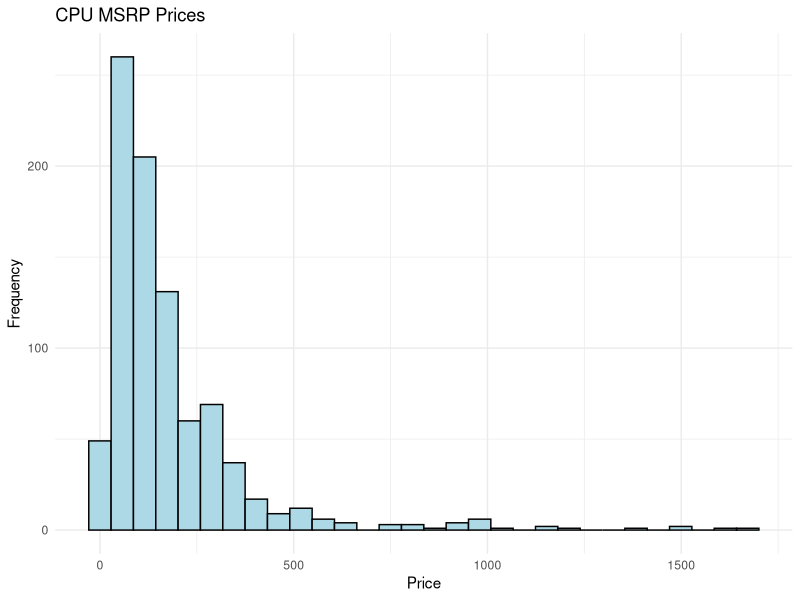
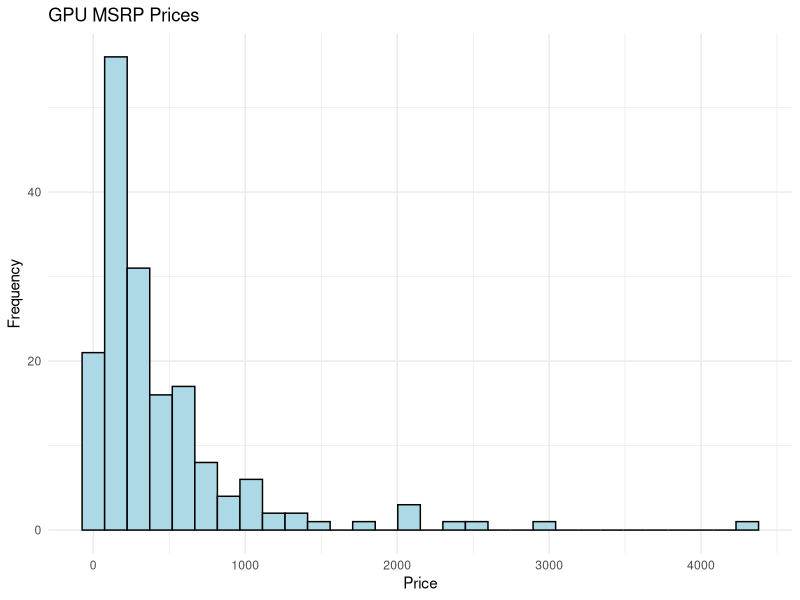
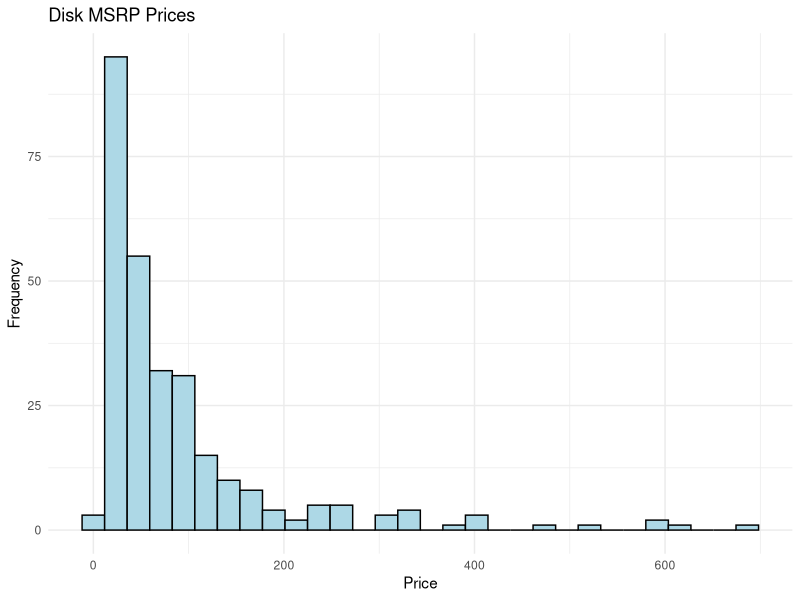
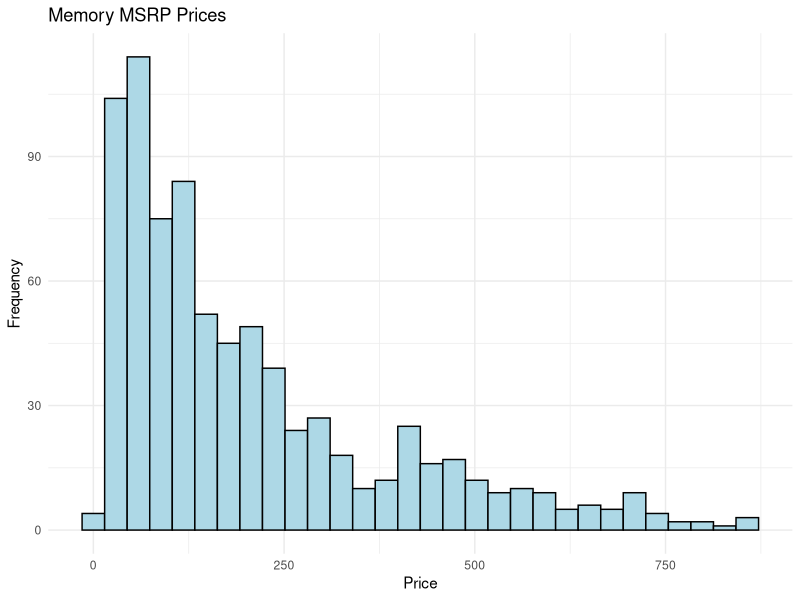
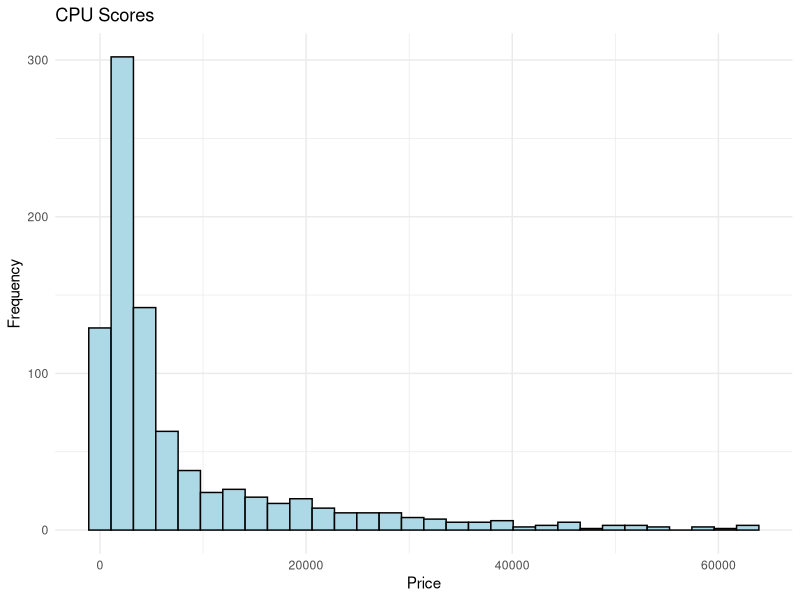
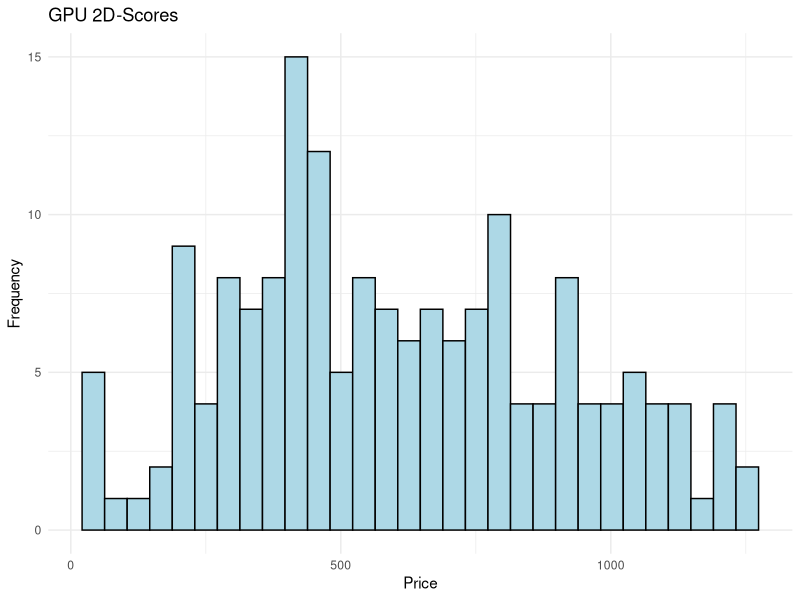
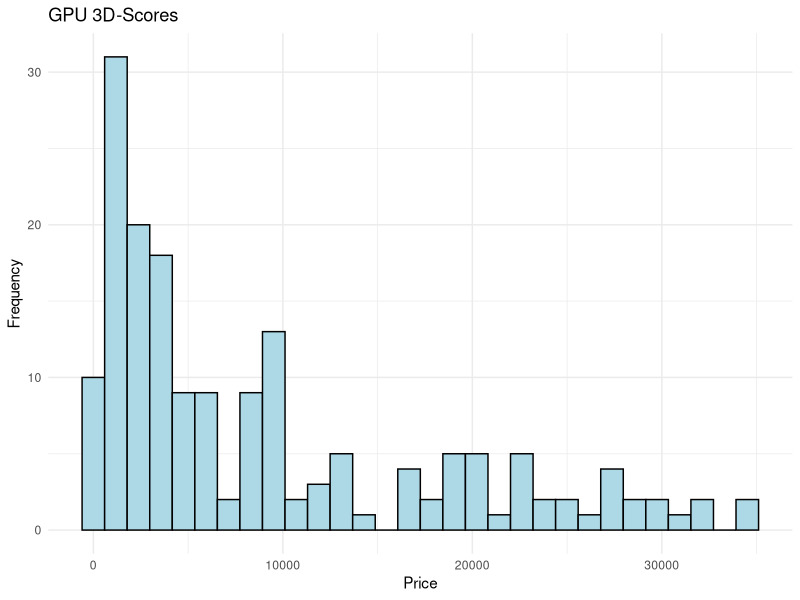
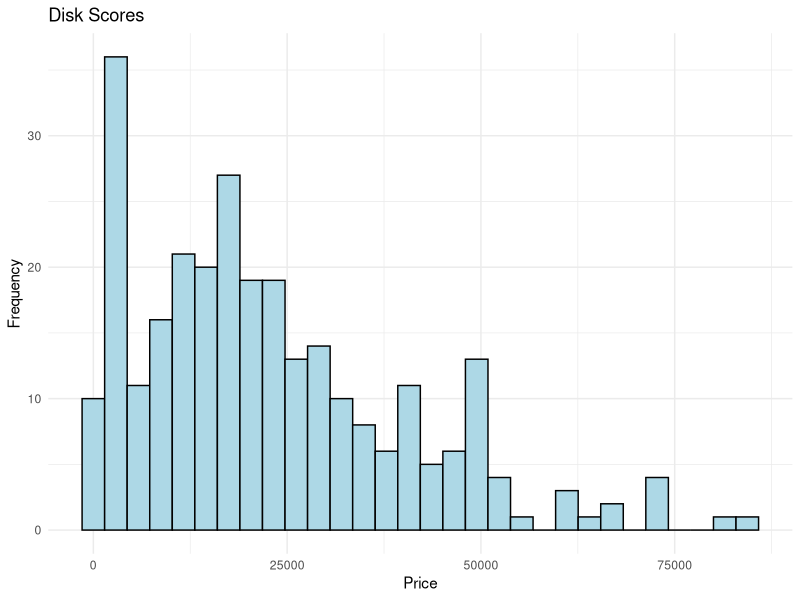

These charts were generated, in order, by the following R code:
## ---- chunk 1
if (!require("ggplot2")) install.packages("ggplot2")
if (!require("dplyr")) install.packages("dplyr")
## ---- chunk 2
CPU <- read.csv("../final_data/CPU.csv")
CPU$ReleaseDate <- as.Date(CPU$ReleaseDate, format = "%Y-%m-%d")
CPU$CurrentDate <- as.Date(CPU$CurrentDate, format = "%Y-%m-%d")
CPU$Score <- as.numeric(CPU$Score)
CPU$X.1 <- NULL
CPU$X <- NULL
summary(CPU)
## ---- chunk 3
GPU <- read.csv("../final_data/GPU.csv")
GPU$ReleaseDate <- as.Date(GPU$ReleaseDate, format = "%Y-%m-%d")
GPU$CurrentDate <- as.Date(GPU$CurrentDate, format = "%Y-%m-%d")
GPU$G3DScore <- as.numeric(GPU$G3DScore)
GPU$G2DScore <- as.numeric(GPU$G2DScore)
GPU$X.1 <- NULL
GPU$X <- NULL
summary(GPU)
## ---- chunk 4
Disk <- read.csv("../final_data/Disk.csv")
Disk$ReleaseDate <- as.Date(Disk$ReleaseDate, format = "%Y-%m-%d")
Disk$CurrentDate <- as.Date(Disk$CurrentDate, format = "%Y-%m-%d")
Disk$Score <- as.numeric(Disk$Score)
Disk$X.1 <- NULL
Disk$X <- NULL
summary(Disk)
## ---- chunk 5
Memory <- read.csv("../final_data/Memory.csv")
Memory$ReleaseDate <- as.Date(Memory$ReleaseDate, format = "%Y-%m-%d")
Memory$CurrentDate <- as.Date(Memory$CurrentDate, format = "%Y-%m-%d")
Memory$Score <- as.numeric(Memory$Score)
Memory$X.1 <- NULL
Memory$X <- NULL
summary(Memory)
## ---- chunk 6
ggplot(CPU, aes(x=AdjustedReleasePrice)) + 
  geom_histogram(bins=30, fill="lightblue", color="black") +
  labs(title="CPU MSRP Prices", x="Price", y="Frequency") +
  theme_minimal()

ggplot(GPU, aes(x=AdjustedReleasePrice)) + 
  geom_histogram(bins=30, fill="lightblue", color="black") +
  labs(title="GPU MSRP Prices", x="Price", y="Frequency") +
  theme_minimal()

ggplot(Disk, aes(x=AdjustedReleasePrice)) + 
  geom_histogram(bins=30, fill="lightblue", color="black") +
  labs(title="Disk MSRP Prices", x="Price", y="Frequency") +
  theme_minimal()

ggplot(Memory, aes(x=AdjustedReleasePrice)) + 
  geom_histogram(bins=30, fill="lightblue", color="black") +
  labs(title="Memory MSRP Prices", x="Price", y="Frequency") +
  theme_minimal()
## ---- chunk 7
ggplot(CPU, aes(x=Score)) + 
  geom_histogram(bins=30, fill="lightblue", color="black") +
  labs(title="CPU Scores", x="Price", y="Frequency") +
  theme_minimal()

ggplot(GPU, aes(x=G2DScore)) + 
  geom_histogram(bins=30, fill="lightblue", color="black") +
  labs(title="GPU 2D-Scores", x="Price", y="Frequency") +
  theme_minimal()

ggplot(GPU, aes(x=G3DScore)) + 
  geom_histogram(bins=30, fill="lightblue", color="black") +
  labs(title="GPU 3D-Scores", x="Price", y="Frequency") +
  theme_minimal()

ggplot(Disk, aes(x=Score)) + 
  geom_histogram(bins=30, fill="lightblue", color="black") +
  labs(title="Disk Scores", x="Price", y="Frequency") +
  theme_minimal()

ggplot(Memory, aes(x=Score)) + 
  geom_histogram(bins=30, fill="lightblue", color="black") +
  labs(title="Memory Scores", x="Price", y="Frequency") +
  theme_minimal()
## ---- chunk 8
cpu_summary <- CPU %>% group_by(Quantile) %>% summarize(AvgPrice = mean(AdjustedReleasePrice))

gpu_summary <- GPU %>% group_by(Quantile) %>% summarize(AvgPrice = mean(AdjustedReleasePrice))

disk_summary <- Disk %>% group_by(Quantile) %>% summarize(AvgPrice = mean(AdjustedReleasePrice))

memory_summary <- Memory %>% group_by(Quantile) %>% summarize(AvgPrice = mean(AdjustedReleasePrice))



# Combining data

combined_data <- rbind(data.frame(Component = 'CPU', Quantile = cpu_summary$Quantile, Price = cpu_summary$AvgPrice),

                       data.frame(Component = 'GPU', Quantile = gpu_summary$Quantile, Price = gpu_summary$AvgPrice),

                       data.frame(Component = 'Disk', Quantile = disk_summary$Quantile, Price = disk_summary$AvgPrice),

                       data.frame(Component = 'Memory', Quantile = memory_summary$Quantile, Price = memory_summary$AvgPrice))



# Creating the plot

ggplot(combined_data, aes(x = Component, y = Price, fill = Quantile)) +

  geom_bar(stat = "identity", position = position_dodge()) +

  theme_minimal() +

  labs(title = "Component Launch Prices per Quantile", x = "Component", y = "Price") +

  scale_fill_brewer(palette = "Set1") +

  theme(plot.title = element_text(hjust = 0.5))

